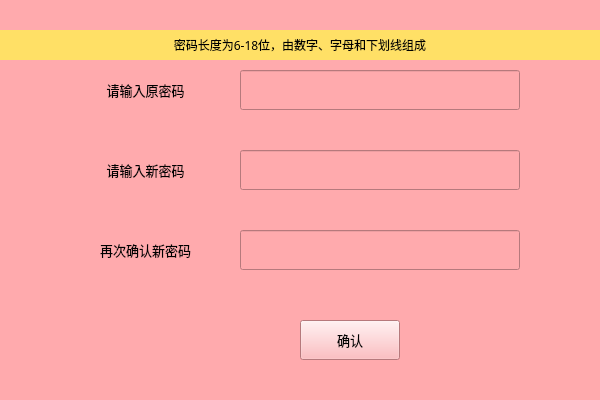
<?xml version="1.0" encoding="UTF-8"?>
<ui version="4.0">
 <class>ChangePwd</class>
 <widget class="QWidget" name="ChangePwd">
  <property name="geometry">
   <rect>
    <x>0</x>
    <y>0</y>
    <width>600</width>
    <height>400</height>
   </rect>
  </property>
  <property name="minimumSize">
   <size>
    <width>600</width>
    <height>400</height>
   </size>
  </property>
  <property name="maximumSize">
   <size>
    <width>600</width>
    <height>400</height>
   </size>
  </property>
  <property name="windowTitle">
   <string>修改密码</string>
  </property>
  <property name="styleSheet">
   <string notr="true">background-color: rgb(255, 170, 173);</string>
  </property>
  <widget class="QLabel" name="hint_lbl">
   <property name="geometry">
    <rect>
     <x>60</x>
     <y>80</y>
     <width>171</width>
     <height>20</height>
    </rect>
   </property>
   <property name="font">
    <font>
     <family>方正小标宋简体</family>
     <pointsize>10</pointsize>
    </font>
   </property>
   <property name="text">
    <string>请输入原密码</string>
   </property>
   <property name="alignment">
    <set>Qt::AlignCenter</set>
   </property>
  </widget>
  <widget class="QPushButton" name="confirm_btn">
   <property name="geometry">
    <rect>
     <x>300</x>
     <y>320</y>
     <width>100</width>
     <height>40</height>
    </rect>
   </property>
   <property name="font">
    <font>
     <family>方正小标宋简体</family>
     <pointsize>10</pointsize>
    </font>
   </property>
   <property name="text">
    <string>确认</string>
   </property>
   <property name="shortcut">
    <string>Return</string>
   </property>
  </widget>
  <widget class="QLineEdit" name="oldpwd_let">
   <property name="geometry">
    <rect>
     <x>240</x>
     <y>70</y>
     <width>280</width>
     <height>40</height>
    </rect>
   </property>
   <property name="font">
    <font>
     <family>Arial</family>
     <pointsize>11</pointsize>
    </font>
   </property>
   <property name="echoMode">
    <enum>QLineEdit::Password</enum>
   </property>
  </widget>
  <widget class="QLabel" name="hint_lbl1">
   <property name="geometry">
    <rect>
     <x>60</x>
     <y>160</y>
     <width>171</width>
     <height>20</height>
    </rect>
   </property>
   <property name="font">
    <font>
     <family>方正小标宋简体</family>
     <pointsize>10</pointsize>
    </font>
   </property>
   <property name="text">
    <string>请输入新密码</string>
   </property>
   <property name="alignment">
    <set>Qt::AlignCenter</set>
   </property>
  </widget>
  <widget class="QLineEdit" name="newpwd_let1">
   <property name="geometry">
    <rect>
     <x>240</x>
     <y>150</y>
     <width>280</width>
     <height>40</height>
    </rect>
   </property>
   <property name="font">
    <font>
     <family>Arial</family>
     <pointsize>11</pointsize>
    </font>
   </property>
   <property name="echoMode">
    <enum>QLineEdit::Password</enum>
   </property>
  </widget>
  <widget class="QLineEdit" name="newpwd_let2">
   <property name="geometry">
    <rect>
     <x>240</x>
     <y>230</y>
     <width>280</width>
     <height>40</height>
    </rect>
   </property>
   <property name="font">
    <font>
     <family>Arial</family>
     <pointsize>11</pointsize>
    </font>
   </property>
   <property name="echoMode">
    <enum>QLineEdit::Password</enum>
   </property>
  </widget>
  <widget class="QLabel" name="hint_lbl2">
   <property name="geometry">
    <rect>
     <x>60</x>
     <y>240</y>
     <width>171</width>
     <height>20</height>
    </rect>
   </property>
   <property name="font">
    <font>
     <family>方正小标宋简体</family>
     <pointsize>10</pointsize>
    </font>
   </property>
   <property name="text">
    <string>再次确认新密码</string>
   </property>
   <property name="alignment">
    <set>Qt::AlignCenter</set>
   </property>
  </widget>
  <widget class="QLabel" name="oldPwd_hint">
   <property name="geometry">
    <rect>
     <x>240</x>
     <y>110</y>
     <width>280</width>
     <height>30</height>
    </rect>
   </property>
   <property name="font">
    <font>
     <family>方正小标宋简体</family>
    </font>
   </property>
   <property name="text">
    <string/>
   </property>
  </widget>
  <widget class="QLabel" name="newPwd_hint_1">
   <property name="geometry">
    <rect>
     <x>240</x>
     <y>190</y>
     <width>280</width>
     <height>30</height>
    </rect>
   </property>
   <property name="font">
    <font>
     <family>方正小标宋简体</family>
    </font>
   </property>
   <property name="text">
    <string/>
   </property>
  </widget>
  <widget class="QLabel" name="newPwd_hint_2">
   <property name="geometry">
    <rect>
     <x>240</x>
     <y>270</y>
     <width>280</width>
     <height>30</height>
    </rect>
   </property>
   <property name="font">
    <font>
     <family>方正小标宋简体</family>
    </font>
   </property>
   <property name="text">
    <string/>
   </property>
  </widget>
  <widget class="QLabel" name="hint_lbl_2">
   <property name="geometry">
    <rect>
     <x>0</x>
     <y>30</y>
     <width>600</width>
     <height>30</height>
    </rect>
   </property>
   <property name="font">
    <font>
     <family>方正小标宋简体</family>
     <pointsize>9</pointsize>
    </font>
   </property>
   <property name="styleSheet">
    <string notr="true">background-color: rgb(255, 224, 102);</string>
   </property>
   <property name="text">
    <string>密码长度为6-18位，由数字、字母和下划线组成</string>
   </property>
   <property name="alignment">
    <set>Qt::AlignCenter</set>
   </property>
  </widget>
 </widget>
 <resources/>
 <connections/>
</ui>
